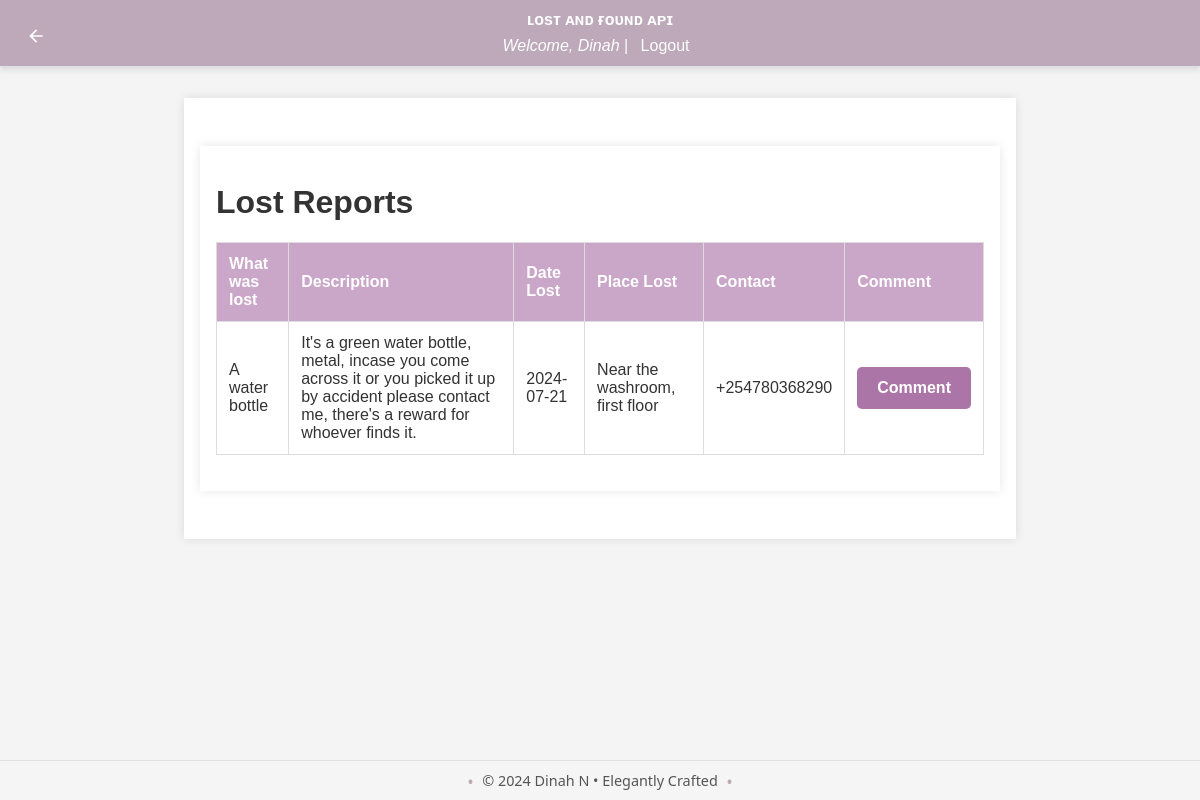
The app's page /report/list_lost_reports (signed in) with its own data.
### app/models/user.py (models this page shows, shortened)
class User(db.Model, UserMixin):
    id = db.Column(db.Integer, primary_key=True)
    username = db.Column(db.String(150), unique=True, nullable=False)
    email = db.Column(db.String(150), unique=True, nullable=False)
    password_hash = db.Column(db.String(150), nullable=False)
    role = db.Column(db.String(50), nullable=False, default='user')
    lost_reports = db.relationship('LostReport', back_populates='user', lazy=True)
    found_reports = db.relationship('FoundReport', back_populates='user', lazy=True)
    claims = db.relationship('Claim', back_populates='claim_user', lazy=True)
    rewards_received = db.relationship('Reward', foreign_keys='Reward.receiver_id', back_populates='receiver', lazy=True)
    rewards_paid = db.relationship('Reward', foreign_keys='Reward.payer_id', back_populates='payer', lazy=True)
    reset_tokens = db.relationship('PasswordResetToken', back_populates='user', lazy=True)
    comments = db.relationship('Comment', back_populates='user')
    @property
    def password(self):
        raise AttributeError('password is not a readable attribute')

### app/models/lost_report.py (models this page shows, shortened)
class LostReport(db.Model):
    id = db.Column(db.Integer, primary_key=True)
    user_id = db.Column(db.Integer, db.ForeignKey('user.id'), nullable=False)
    item_id = db.Column(db.Integer, db.ForeignKey('item.id'), nullable=False)
    item_name = db.Column(db.String(150), nullable=True)
    place_lost = db.Column(db.String(150), nullable=False)
    date_lost = db.Column(db.Date, nullable=False)
    time_lost = db.Column(db.Time, nullable=False)
    contact = db.Column(db.String(255), nullable=True)
    description = db.Column(db.String(255), nullable=True)
    primary_color = db.Column(db.String(50), nullable=True)
    secondary_color = db.Column(db.String(50), nullable=True)
    upload_image = db.Column(db.String(250), nullable=True)
    approved = db.Column(db.Boolean, default=False, nullable=False)
    user = db.relationship('User', back_populates='lost_reports')
    item = db.relationship('Item', back_populates='lost_reports')

### app/routes/report.py (the view)
@bp.route('/list_lost_reports', methods=['GET'])
@login_required
def list_all_lost_reports():
    lost_reports = LostReport.query.all()
    return render_template('list_lost_reports.html', lost_reports=lost_reports)

### app/__init__.py (called while the page is built)
def create_app():
    app = Flask(__name__)
    load_dotenv()
    app.config['SECRET_KEY'] = os.environ.get('FLASK_SECRET_KEY', secrets.token_hex(16))
    app.config.from_object('config.Config')
    app.config.from_pyfile('config.py', silent=True)
    register_extensions(app)
    register_blueprints(app)
    configure_cors(app)
    @app.before_request
    def method_override():
        if request.method == 'POST':
            method = request.form.get('_method')
            if method:
                method = method.upper()
                if method in ['PUT', 'DELETE']:
                    request.environ['REQUEST_METHOD'] = method
    return app

def register_extensions(app):
    db.init_app(app)
    migrate.init_app(app, db)
    bcrypt.init_app(app)
    login_manager.init_app(app)
    mail.init_app(app)
    @login_manager.user_loader
    def load_user(user_id):
        return user.User.query.get(int(user_id))

### app/templates/list_lost_reports.html (shortened to what this page needs)
{% extends 'base.html' %}
{% block content %}
<main>
    <a href="{{ url_for('user.dashboard') }}" class="back-button" title="Back to Dashboard">
        <svg xmlns="http://www.w3.org/2000/svg" viewBox="0 0 24 24" fill="currentColor" width="24" height="24">
            <path d="M20 11H7.83l5.59-5.59L12 4l-8 8 8 8 1.41-1.41L7.83 13H20v-2z"/>
        </svg>
    </a>
    <h1>Lost Reports</h1>
    <table>
        <thead>
            <tr>
                <th>What was lost</th>
                <th>Description</th>
                <th>Date Lost</th>
                <th>Place Lost</th>
                <th>Contact</th>
                <th>Comment</th>
            </tr>
        </thead>
        <tbody>
            {% for report in lost_reports %}
            <tr>
                <td>{{ report.item_name }}</td>
                <td>{{ report.description }}</td>
                <td>{{ report.date_lost.strftime('%Y-%m-%d') }}</td>
                <td>{{ report.place_lost }}</td>
                <td>{{ report.contact }}</td>
                <td>
                    <a href="{{ url_for('report.provide_comment', item_id=report.item_id) }}" class="btn">Comment</a>
                </td>
            </tr>
            {% endfor %}
        </tbody>
    </table>
</main>
{% endblock %}

### app/templates/base.html (shortened to what this page needs)
<!DOCTYPE html>
<html lang="en">
<head>
    <link rel="stylesheet" href="{{ url_for('static', filename='styles.css') }}">
</head>
<body>
    <header>
        <h1>ʟᴏsᴛ ᴀɴᴅ ғᴏᴜɴᴅ ᴀᴘɪ</h1>
        {% if current_user.is_authenticated %}
            <p><i>Welcome, {{ current_user.username }}</i> | <a href="{{ url_for('auth.logout') }}">Logout</a></p>
        {% else %}
            <p>
                <a href="{{ url_for('auth.login') }}">Login</a> |
                <a href="{{ url_for('auth.register') }}">Sign Up</a>
            </p>
        {% endif %}
    </header>
    <main>
        {% block content %}{% endblock %}
    </main>
    <footer>
        <p>&copy; 2024 Dinah N • Elegantly Crafted</p>
    </footer>
</body>
</html>

### app/static/styles.css (style rules this page uses)
body { font-family: 'Roboto', sans-serif; margin: 0; padding: 0; background-color: #f9f9f9; color: #333; }
.back-button { position: absolute; top: 20px; left: 20px; background-color: #bda9b9; color: white; width: 32px; height: 32px; border-radius: 50%; display: flex; justify-content: center; align-items: center; text-decoration: none; transition: background-color 0.3s ease; }
.back-button svg { width: 20px; height: 20px; }
header { background-color: #e7cbe1; color: #ecf0f1; padding: 20px 0; box-shadow: 0 4px 6px rgba(0, 0, 0, 0.1); }
header h1 { margin: 0; text-align: center; font-size: 1.0rem; }
main { padding: 40px; max-width: 1200px; margin: 0 auto; }
.btn { display: inline-block; padding: 12px 20px; border: none; border-radius: 5px; background-color: #ac75a7; color: #fff; font-size: 1rem; font-weight: 600; text-align: center; text-decoration: none; cursor: pointer; transition: background-color 0.3s, transform 0.2s; }
footer { background-color: #e7cbe1; color: #ecf0f1; text-align: center; padding: 20px 0; position: fixed; bottom: 0; width: 100%; }
table { width: 100%; border-collapse: collapse; margin-bottom: 20px; }
table th, table td { padding: 12px; border: 1px solid #ddd; text-align: left; }
table th { background-color: #caa6c8; color: #fff; }
table td a { color: #d6bdda; text-decoration: none; }

### app/templates/base.html (style rules this page uses)
body { font-family: Arial, sans-serif; background-color: #f4f4f4; margin: 0; padding: 0; }
header { background-color: #bda9b9; color: white; padding: 0.7rem; text-align: center; }
header p { margin: 0.5rem 0 0; }
header a { color: white; text-decoration: none; margin: 0 0.5rem; }
main { max-width: 800px; margin: 2rem auto; padding: 1rem; background-color: white; box-shadow: 0 0 10px rgba(0, 0, 0, 0.1); }
footer { background-color: whitesmoke; text-align: center; padding: 10px 0; font-family: 'Segoe UI', Tahoma, Geneva, Verdana, sans-serif; font-size: 0.9em; color: #555; border-top: 1px solid #e0e0e0; }
footer p { margin: 0; display: inline-block; position: relative; }
footer p::before, footer p::after { content: "•"; color: #bda9b9; font-size: 1.2em; position: absolute; top: 50%; transform: translateY(-50%); }
footer p::before { left: -15px; }
footer p::after { right: -15px; }

### records on screen
User: username "Dinah"
LostReport: item_name "A water bottle", description "It's a green water bottle, metal, incase you come across it or you picked it up by accident please contact me, there's a reward for whoever finds it.", date_lost "2024-07-21", place_lost "Near the washroom, first floor", contact "+254780368290"
